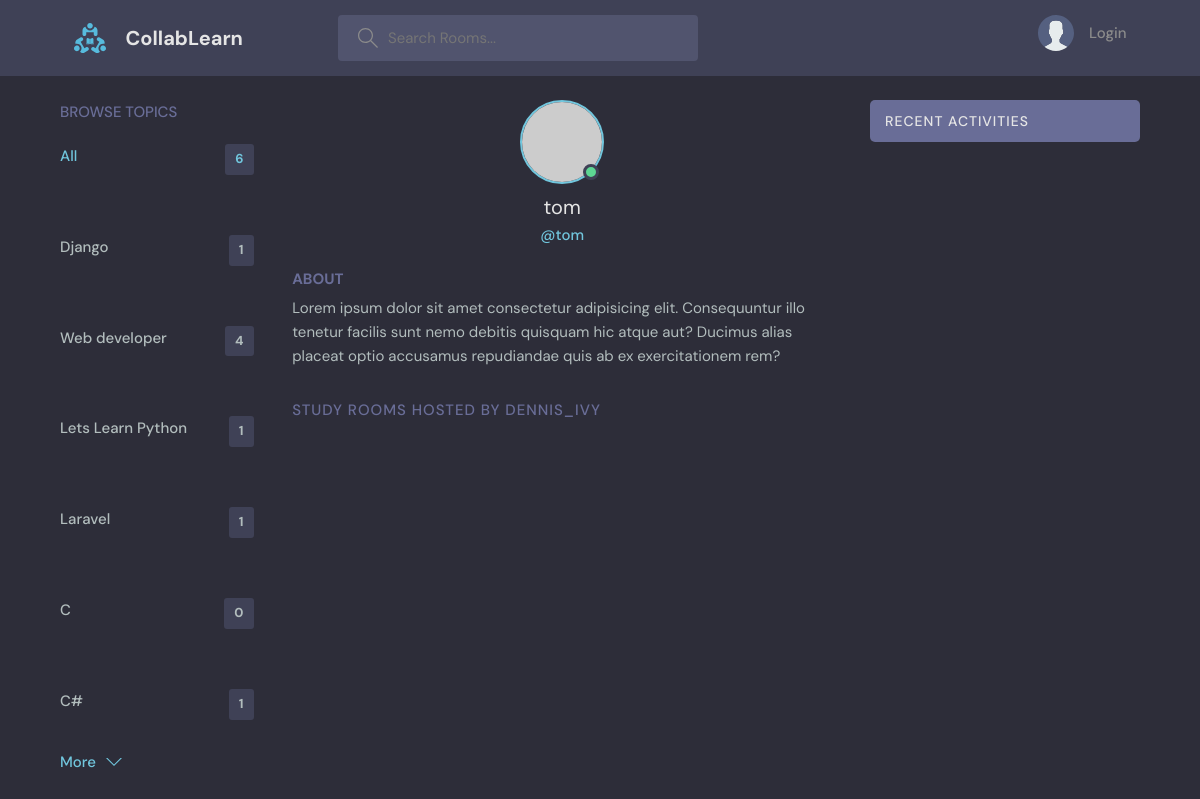
The page /profile/4/ on the database its author committed.
### base/models.py (models this page shows, shortened)
class Topic(models.Model):
    name = models.CharField(max_length=200)

### base/views.py (the view)
# urls.py: path('profile/<str:pk>/', views.userProfile, name="user-profile"),
def userProfile(request, pk):
    user = User.objects.get(id=pk)
    rooms = user.room_set.all()
    room_messages = user.message_set.all()
    topics = Topic.objects.all()
    context = {'user':user, 'rooms': rooms, 'room_messages': room_messages, 'topics':topics}
    return render(request, 'base/profile.html', context)

### base/templates/base/profile.html (shortened to what this page needs)
{% extends 'main.html' %}
{% block content %}
  <main class="profile-page layout layout--3">
    <div class="container">
      {% include 'base/topics_component.html' %}
      <div class="roomList">
        <div class="profile">
          <div class="profile__avatar">
            <div class="avatar avatar--large active">
              <img src="https://randomuser.me/api/portraits/men/11.jpg" />
            </div>
          </div>
          <div class="profile__info">
            <h3>{{user.username}}</h3>
            <p>@{{user.username}}</p>
          </div>
          <div class="profile__about">
            <h3>About</h3>
            <p>
              Lorem ipsum dolor sit amet consectetur adipisicing elit. Consequuntur illo tenetur
              facilis sunt nemo debitis quisquam hic atque aut? Ducimus alias placeat optio
              accusamus repudiandae quis ab ex exercitationem rem?
            </p>
          </div>
        </div>
        <div class="roomList__header">
          <div>
            <h2>Study Rooms Hosted by dennis_ivy</a>
            </h2>
          </div>
        </div>
      </div>
      {% include 'base/activity_component.html' %}
    </div>
  </main>
{% endblock content %}

### base/templates/base/topics_component.html (shortened to what this page needs)
      <div class="topics">
        <div class="topics__header">
          <h2>Browse Topics</h2>
        </div>
        <ul class="topics__list">
          <li>
            <a href="{% url 'home' %}" class="active">All <span>{{topics.count}}</span></a>
          </li>
          {% for topic in topics%}
          <li>
            <a href="{% url 'home' %}?q={{topic.name}}">{{topic.name}} <span>{{topic.room_set.all.count}}</span></a>
          </li>
          {% endfor %}
        </ul>
        <a class="btn btn--link" href="topics.html">
          More
          <svg version="1.1" xmlns="http://www.w3.org/2000/svg" width="32" height="32" viewBox="0 0 32 32">
            <title>chevron-down</title>
            <path d="M16 21l-13-13h-3l16 16 16-16h-3l-13 13z"></path>
          </svg>
        </a>
      </div>

### static/styles/style.css (style rules this page uses)
:root { --color-main: #71c6dd; --color-main-light: #e1f6fb; --color-dark: #3f4156; --color-dark-medium: #51546e; --color-dark-light: #696d97; --color-light: #e5e5e5; --color-gray: #8b8b8b; --color-light-gray: #b2bdbd; --color-bg: #2d2d39; --color-success: #5dd693; --color-error: #fc4b0b; }
* { font-family: "DM Sans", -apple-system, BlinkMacSystemFont, "Segoe UI", Roboto, Oxygen, Ubuntu, Cantarell, "Open Sans", "Helvetica Neue", sans-serif; margin: 0; padding: 0; box-sizing: border-box; text-rendering: optimizeLegibility; font-size: inherit; }
html { font-size: 56.25%; }
@media only screen and (min-width: 1200px) { html { font-size: 62.5%; } }
body { line-height: 1.6; font-weight: 400; font-size: 1.5rem; color: var(--color-light-gray); background-color: var(--color-bg); min-height: 100vh; }
img { width: 100%; }
a { display: inline-block; color: var(--color-main); text-decoration: none; }
.container { max-width: 120rem; width: 90%; margin: auto; }
.btn { background-color: transparent; border: none; display: inline-flex; align-items: center; gap: 1rem; cursor: pointer; transition: all ease-in-out 0.3s; padding: 1rem 2rem; border-radius: 5px; box-shadow: 1px 1px 3px 1px rgba(0, 0, 0, 0.15); font-weight: 500; }
.btn--link { border-radius: 0; padding: 0; color: var(--color-main); box-shadow: none; }
.btn > svg { fill: currentColor; width: 1.6rem; height: 1.6rem; }
.avatar { position: relative; display: inline-block; border-radius: 50%; border: 2px solid var(--color-main); }
.avatar img { display: block; border-radius: 50%; object-fit: cover; object-position: center; }
.avatar::after { content: ""; display: block; position: absolute; background-color: var(--color-gray); z-index: 111; border-radius: 50%; border: 0.3rem solid var(--color-dark); }
.avatar.active::after { background-color: var(--color-success); }
.avatar.avatar--large img { display: block; width: 8rem; height: 8rem; border-radius: 50%; }
.avatar.avatar--large:after { width: 1rem; height: 1rem; bottom: 2px; right: 3.5px; }
.layout { margin-top: 2.4rem; }
.layout > .container { display: flex; justify-content: space-between; align-items: flex-start; }
.layout--3 > .container > div:first-child { flex-basis: 18%; max-width: 22.5rem; }
.layout--3 > .container > div:nth-child(2) { flex-basis: 50%; }
.topics__header { margin-bottom: 2rem; }
.topics__header h2 { text-transform: uppercase; font-weight: 500; color: var(--color-dark-light); }
.topics__list { list-style: none; }
.topics__list li a { display: flex; justify-content: space-between; margin-bottom: 3rem; font-weight: 500; color: var(--color-light-gray); transition: all 0.3s ease-in-out; }
.topics__list li a.active, .topics__list li a:hover { color: var(--color-main); }
.topics__list li a span { padding: 0.5rem 1rem; background-color: var(--color-dark); border-radius: 3px; font-size: 1.3rem; font-weight: 700; letter-spacing: 1px; }
.roomList__header { display: flex; justify-content: space-between; align-items: center; margin-bottom: 2.4rem; }
.roomList__header h2 { text-transform: uppercase; font-weight: 500; color: var(--color-light); letter-spacing: 1px; }
.profile { margin-bottom: 3rem; }
.profile__avatar { text-align: center; }
.profile__info { text-align: center; }
.profile__info h3 { font-size: 2rem; color: var(--color-light); font-weight: 400; }
.profile__info p { color: var(--color-main); font-weight: 500; margin-bottom: 1rem; }
.profile__about { margin-top: 2rem; }
.profile__about h3 { text-transform: uppercase; color: var(--color-dark-light); margin-bottom: 0.5rem; }
.profile-page .roomList__header { margin-bottom: 1.5rem; }
.profile-page .roomList__header h2 { color: var(--color-dark-light); }

### rows shown on the page
Topic: name "Django", room_set.all.count "1"
Topic: name "Web developer", room_set.all.count "4"
Topic: name "Lets Learn Python", room_set.all.count "1"
Topic: name "Laravel", room_set.all.count "1"
Topic: name "C", room_set.all.count "0"
Topic: name "C#", room_set.all.count "1"

### other values the page prints
{{ topics.count }} "6"
{{ user.username }} "tom"
